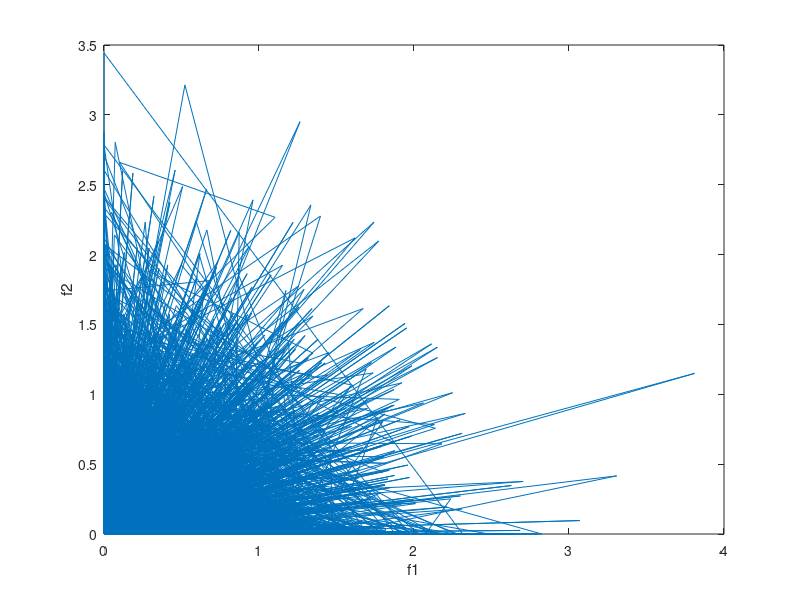

The MATLAB source for this figure:
mu = -0.5;
mu = [mu; mu];

corrV = 0.2;

sigma = [ 1 corrV; corrV 1];

V = mvnrnd(mu,sigma,10000);

sz = size(V);

f1 = [0];
f2 = [0];

for  i = 1:sz(2)
    for j = 1:sz(1)
        if i == 1
            if V(j,i)>=0
                f1(end+1) = V(j,i);
            else 
                f1(end+1) = 0;
            end
        elseif i == 2 
            if  V(j,i)>=0
                f2(end+1) = V(j,i);
            else 
                f2(end+1) = 0;
            end
        end
    end
end
                     
figure
plot(f1,f2);
xlabel('f1');
ylabel('f2');

corrF = corrcoef(f1,f2);
